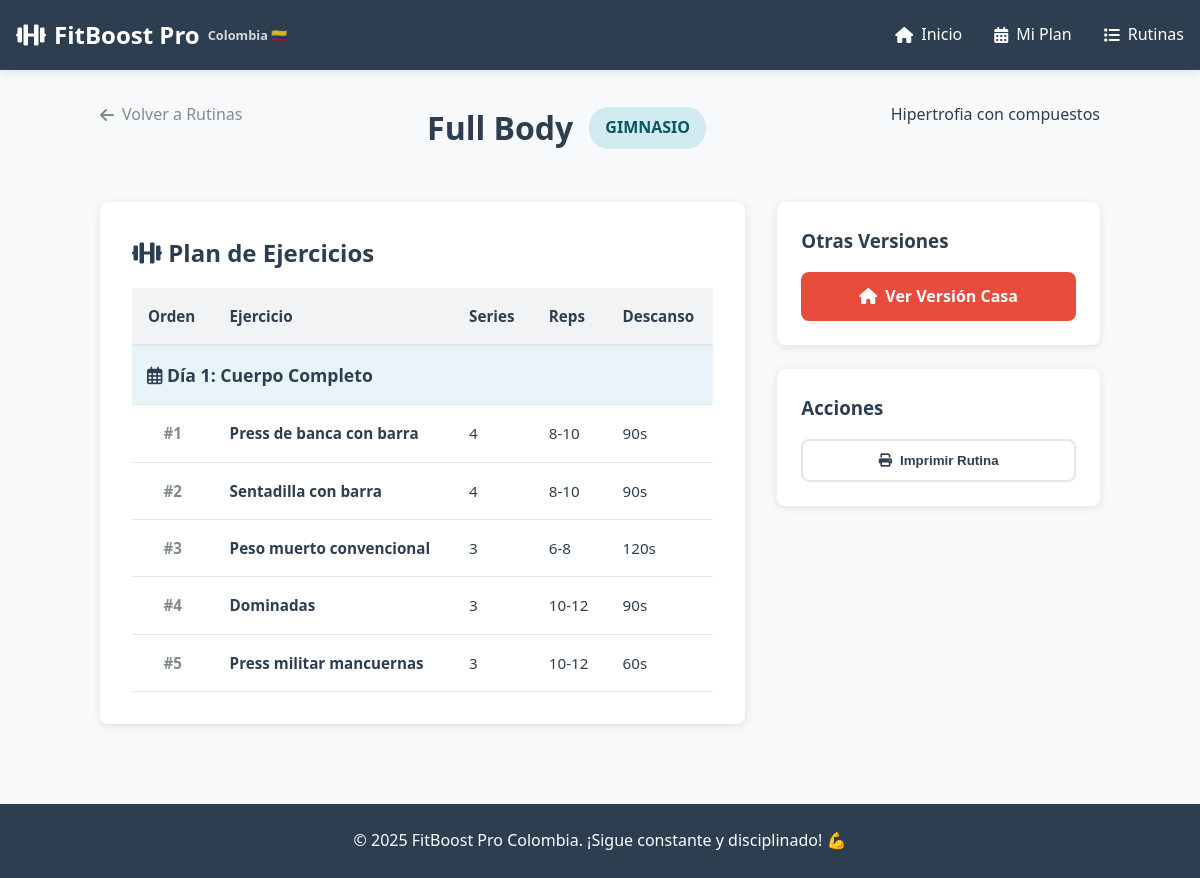
Screenshot of /rutina/Full Body/Gimnasio with the database file from the repository.
### tables this page shows
CREATE TABLE rutinas (
        id INTEGER PRIMARY KEY AUTOINCREMENT,
        nombre TEXT NOT NULL,
        variante TEXT NOT NULL,
        objetivo TEXT,
        descripcion TEXT,
        UNIQUE(nombre, variante)
    );

CREATE TABLE ejercicios (
        id INTEGER PRIMARY KEY AUTOINCREMENT,
        rutina_id INTEGER,
        dia TEXT,
        orden INTEGER,
        nombre_ejercicio TEXT NOT NULL,
        series TEXT,
        repeticiones TEXT,
        descanso TEXT,
        FOREIGN KEY (rutina_id) REFERENCES rutinas(id)
    );

### app.py (the view)
@app.route('/rutina/<nombre>/<variante>')
def rutina_detalle(nombre, variante):
    gestor = GestorRutinas()
    rutina = gestor.obtener_rutina_con_ejercicios(nombre, variante)
    if not rutina: return "Rutina no encontrada", 404
    return render_template('rutina_detalle.html', rutina=rutina)

### app.py (called while the page is built)
def get_db_connection():
    conn = sqlite3.connect(app.config['DATABASE'])
    conn.row_factory = sqlite3.Row
    return conn

    def obtener_rutina_con_ejercicios(self, nombre, variante):
        conn = get_db_connection()
        rutina = conn.execute('SELECT * FROM rutinas WHERE nombre = ? AND variante = ?', (nombre, variante)).fetchone()
        if not rutina:
            conn.close()
            return None
        res = dict(rutina)
        ejercicios = conn.execute('SELECT * FROM ejercicios WHERE rutina_id = ? ORDER BY dia, orden', (rutina['id'],)).fetchall()
        res['ejercicios'] = [dict(e) for e in ejercicios]
        conn.close()
        return res

### templates/rutina_detalle.html (shortened to what this page needs)
{% extends "base.html" %}
{% block content %}
<div class="rutina-detalle-container">
    <div class="rutina-header">
        <a href="{{ url_for('rutinas') }}" class="back-link">
            <i class="fas fa-arrow-left"></i>
            Volver a Rutinas
        </a>
        <div class="rutina-titulo">
            <h1>{{ rutina.nombre }}</h1>
            <span class="variante-badge large {{ 'casa' if rutina.variante == 'Casa' else 'gimnasio' }}">
                {{ rutina.variante }}
            </span>
        </div>
        <p class="rutina-objetivo">{{ rutina.objetivo }}</p>
    </div>
    <div class="rutina-content">
        <div class="rutina-contenido-card">
            <h2><i class="fas fa-dumbbell"></i> Plan de Ejercicios</h2>
            <div class="table-responsive">
                <table class="rutina-table">
                    <thead>
                        <tr>
                            <th>Orden</th>
                            <th>Ejercicio</th>
                            <th>Series</th>
                            <th>Reps</th>
                            <th>Descanso</th>
                        </tr>
                    </thead>
                    <tbody>
                        {% set current_day = namespace(value=None) %}
                        {% for ej in rutina.ejercicios %}
                            {% if current_day.value != ej.dia %}
                                <tr class="day-header-row" style="background-color: #e8f4f8; border-top: 2px solid #3498db;">
                                    <td colspan="5" style="padding: 15px; color: #2c3e50; font-weight: bold; font-size: 1.1rem;">
                                        <i class="far fa-calendar-alt"></i> {{ ej.dia }}
                                    </td>
                                </tr>
                                {% set current_day.value = ej.dia %}
                            {% endif %}
                            <tr>
                                <td style="text-align: center; color: #7f8c8d; font-weight: bold;">#{{ ej.orden }}</td>
                                <td><strong>{{ ej.nombre_ejercicio }}</strong></td>
                                <td>{{ ej.series }}</td>
                                <td>{{ ej.repeticiones }}</td>
                                <td>{{ ej.descanso }}</td>
                            </tr>
                        {% else %}
                            <tr>
                                <td colspan="5">No hay ejercicios cargados para esta rutina.</td>
                            </tr>
                        {% endfor %}
                    </tbody>
                </table>
            </div>
        </div>
        <div class="rutina-actions-sidebar">
            <div class="action-card">
                <h3>Otras Versiones</h3>
                <div class="version-buttons">
                    {% if rutina.variante == 'Casa' %}
                    <a href="{{ url_for('rutina_detalle', nombre=rutina.nombre, variante='Gimnasio') }}"
                       class="btn btn-secondary btn-block">
                        <i class="fas fa-dumbbell"></i>
                        Ver Versión Gimnasio
                    </a>
                    {% else %}
                    <a href="{{ url_for('rutina_detalle', nombre=rutina.nombre, variante='Casa') }}"
                       class="btn btn-secondary btn-block">
                        <i class="fas fa-home"></i>
                        Ver Versión Casa
                    </a>
                    {% endif %}
                </div>
            </div>
            <div class="action-card">
                <h3>Acciones</h3>
                <div class="action-buttons">
                    <button class="btn btn-outline btn-block" onclick="window.print()">
                        <i class="fas fa-print"></i>
                        Imprimir Rutina
                    </button>
                </div>
            </div>
        </div>
    </div>
</div>
{% endblock %}

### static/css/style.css (style rules this page uses)
:root { --primary-color: #2c3e50; --secondary-color: #3498db; --accent-color: #e74c3c; --success-color: #27ae60; --warning-color: #f39c12; --text-color: #2c3e50; --text-light: #7f8c8d; --bg-color: #f8f9fa; --card-bg: #ffffff; --border-color: #e1e8ed; --shadow: 0 2px 10px rgba(0,0,0,0.1); --border-radius: 8px; }
* { margin: 0; padding: 0; box-sizing: border-box; }
body { font-family: 'Segoe UI', Tahoma, Geneva, Verdana, sans-serif; line-height: 1.6; color: var(--text-color); background-color: var(--bg-color); }
.btn { display: inline-flex; align-items: center; gap: 0.5rem; padding: 0.75rem 1.5rem; border: none; border-radius: var(--border-radius); text-decoration: none; font-weight: 600; cursor: pointer; transition: all 0.3s; text-align: center; justify-content: center; }
.btn-secondary { background: var(--accent-color); color: white; }
.btn-outline { background: transparent; color: var(--text-color); border: 2px solid var(--border-color); }
.btn-block { width: 100%; }
.variante-badge { padding: 0.25rem 0.75rem; border-radius: 20px; font-size: 0.8rem; font-weight: 600; text-transform: uppercase; }
.variante-badge.gimnasio { background: #d1ecf1; color: #0c5460; }
.variante-badge.large { padding: 0.5rem 1rem; font-size: 1rem; }
.rutina-detalle-container { max-width: 1000px; margin: 0 auto; }
.back-link { display: inline-flex; align-items: center; gap: 0.5rem; color: var(--text-light); text-decoration: none; margin-bottom: 1rem; }
.rutina-titulo { display: flex; align-items: center; gap: 1rem; margin-bottom: 1rem; flex-wrap: wrap; }
.rutina-content { display: grid; grid-template-columns: 2fr 1fr; gap: 2rem; margin-top: 2rem; }
.rutina-contenido-card { background: var(--card-bg); padding: 2rem; border-radius: var(--border-radius); box-shadow: var(--shadow); }
.rutina-actions-sidebar { display: flex; flex-direction: column; gap: 1.5rem; }
.action-card { background: var(--card-bg); padding: 1.5rem; border-radius: var(--border-radius); box-shadow: var(--shadow); }
.action-card h3 { margin-bottom: 1rem; color: var(--primary-color); }
.rutina-header { display: flex; justify-content: space-between; align-items: start; margin-bottom: 1rem; }
.table-responsive { overflow-x: auto; margin-top: 1rem; }
.rutina-table { width: 100%; border-collapse: collapse; font-size: 0.95rem; }
.rutina-table th { background-color: #f1f3f5; color: var(--primary-color); font-weight: 600; text-align: left; padding: 1rem; border-bottom: 2px solid var(--border-color); }
.rutina-table td { padding: 1rem; border-bottom: 1px solid var(--border-color); vertical-align: middle; }

### rows the page displays
rutinas: nombre "Full Body", variante "GIMNASIO", objetivo "Hipertrofia con compuestos"
ejercicios: dia "Día 1: Cuerpo Completo", orden "1", nombre_ejercicio "Press de banca con barra", series "4", repeticiones "8-10", descanso "90s"
ejercicios: orden "2", nombre_ejercicio "Sentadilla con barra", series "4", repeticiones "8-10", descanso "90s"
ejercicios: orden "3", nombre_ejercicio "Peso muerto convencional", series "3", repeticiones "6-8", descanso "120s"
ejercicios: orden "4", nombre_ejercicio "Dominadas", series "3", repeticiones "10-12", descanso "90s"
ejercicios: orden "5", nombre_ejercicio "Press militar mancuernas", series "3", repeticiones "10-12", descanso "60s"
